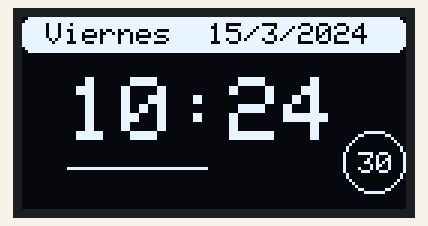
This sketch was run on a simulated Arduino Uno, built with avr-gcc and run on an emulated ATmega328P. Shown: 128×64 one-colour display. The local clock reads 2024-03-15 10:24:30 at power-on unless the sketch sets it; what the sketch prints to the serial monitor is not drawn.

Above: at 0.1 s.
At 5.1 s:
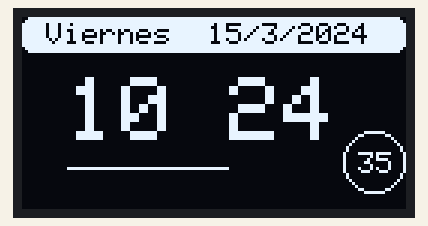
At 9.1 s:
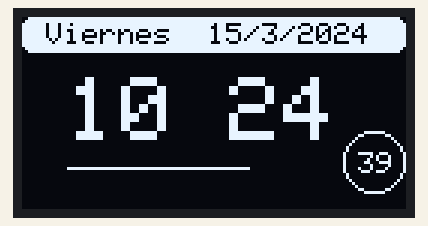
At 18.1 s:
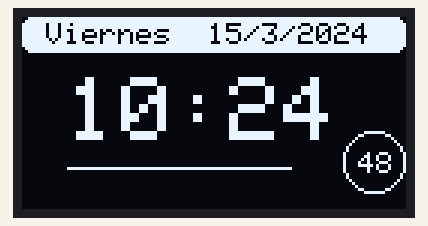
At 27.1 s:
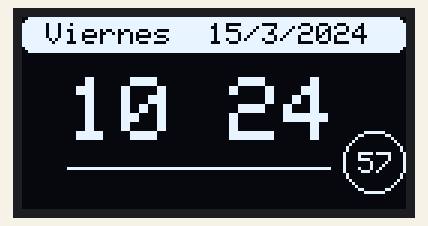
At 37.1 s:
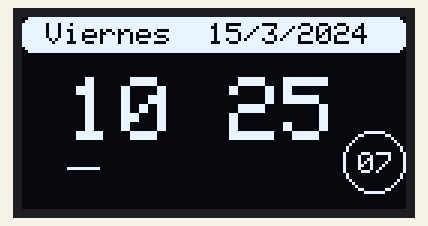

Measured:
- what the display in image 1 shows lasts 1.1 s, from 5.0 s to 6.1 s

The sketch:

Reloj_pantalla_oled.ino
```cpp
#include <SPI.h>
#include <Wire.h>
#include <Adafruit_GFX.h>
#include <Adafruit_SSD1306.h>
#include <RTClib.h>

RTC_DS3231 RTC;

// Definir constantes
#define ANCHO_PANTALLA 128 // ancho pantalla OLED
#define ALTO_PANTALLA 64 // alto pantalla OLED

// Objeto de la clase Adafruit_SSD1306
Adafruit_SSD1306 display(ANCHO_PANTALLA, ALTO_PANTALLA, &Wire, -1);

String dia_semana[] = {"Domingo", "Lunes", "martes", "Miercoles", "Jueves", "Viernes", "Sabado"};
char data[16];
void setup()
{
  Serial.begin(9600);
  Wire.begin();
  RTC.begin();
  //RTC.adjust(DateTime(__DATE__, __TIME__));
  DateTime now = RTC.now();
  Serial.println("Iniciando pantalla OLED");

  // Iniciar pantalla OLED en la dirección 0x3C
  if (!display.begin(SSD1306_SWITCHCAPVCC, 0x3C))
  {
    Serial.println("No se encuentra la pantalla OLED");
    while (true);
  }

  // Limpir buffer
  display.clearDisplay();

  // Color del texto
  display.setTextColor(SSD1306_WHITE);

}

void loop()
{

  DateTime now = RTC.now();

  int hora = now.hour();
  int minutos = now.minute();
  int load = 0;
  uint8_t par;

  display.fillRoundRect(0, 0, 128, 12, 3, SSD1306_WHITE);
  display.setCursor(8, 2);
  // Tamaño del texto
  display.setTextSize(1);
  display.setTextColor(SSD1306_BLACK);
  display.print(dia_semana[now.dayOfWeek()]);
  display.print("  ");
  display.print(now.day());
  display.print("/");
  display.print(now.month());
  display.print("/");
  display.println(now.year());
  display.setTextColor(SSD1306_WHITE);
  // Tamaño del texto
  display.setTextSize(3);
  display.setCursor(15, 20);


  display.print(hora);
  par = now.second() & 0b1;
  if (par)
  {
    //numero impar
    display.print(" ");
  }
  else
  {
    //numero par
    display.print(":");
  }
  if (minutos < 10)
  {
    display.print("0");
  }
  else
  {
    // Posición del texto
    display.print("");
  }
  display.print(minutos);

  display.drawCircle(117, 48, 10, SSD1306_WHITE);
  display.setCursor(112, 45);
  display.setTextSize(1);
  display.setTextColor(SSD1306_WHITE);
  if (now.second() < 10)
  {
    display.print("0");
    display.print(now.second());
  }
  else
  {
    display.println(now.second());
  }
  load = map(now.second(), 0, 59, 15, 106);
  display.drawLine(15, 50, load, 50, SSD1306_WHITE);

  // Enviar a pantalla
  display.display();

  // Limpir buffer
  display.clearDisplay();

}
```
